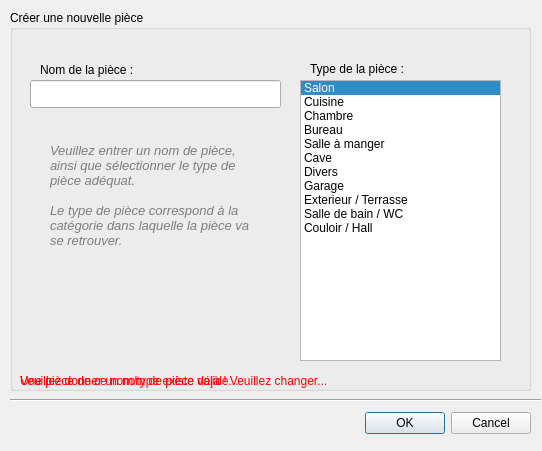
<?xml version="1.0" encoding="UTF-8"?>
<ui version="4.0">
 <class>DialogNewRoom</class>
 <widget class="QDialog" name="DialogNewRoom">
  <property name="geometry">
   <rect>
    <x>0</x>
    <y>0</y>
    <width>542</width>
    <height>451</height>
   </rect>
  </property>
  <property name="sizePolicy">
   <sizepolicy hsizetype="Fixed" vsizetype="Fixed">
    <horstretch>0</horstretch>
    <verstretch>0</verstretch>
   </sizepolicy>
  </property>
  <property name="minimumSize">
   <size>
    <width>542</width>
    <height>451</height>
   </size>
  </property>
  <property name="maximumSize">
   <size>
    <width>542</width>
    <height>451</height>
   </size>
  </property>
  <property name="font">
   <font>
    <weight>50</weight>
    <bold>false</bold>
   </font>
  </property>
  <property name="windowTitle">
   <string>Nouvelle piece...</string>
  </property>
  <property name="windowIcon">
   <iconset resource="resources.qrc">
    <normaloff>:/img/rooms/various_small.png</normaloff>:/img/rooms/various_small.png</iconset>
  </property>
  <property name="modal">
   <bool>true</bool>
  </property>
  <widget class="QDialogButtonBox" name="buttonBox">
   <property name="geometry">
    <rect>
     <x>10</x>
     <y>410</y>
     <width>521</width>
     <height>27</height>
    </rect>
   </property>
   <property name="orientation">
    <enum>Qt::Horizontal</enum>
   </property>
   <property name="standardButtons">
    <set>QDialogButtonBox::Cancel|QDialogButtonBox::Ok</set>
   </property>
  </widget>
  <widget class="Line" name="line">
   <property name="geometry">
    <rect>
     <x>10</x>
     <y>390</y>
     <width>531</width>
     <height>20</height>
    </rect>
   </property>
   <property name="orientation">
    <enum>Qt::Horizontal</enum>
   </property>
  </widget>
  <widget class="QGroupBox" name="groupBox">
   <property name="geometry">
    <rect>
     <x>10</x>
     <y>10</y>
     <width>521</width>
     <height>381</height>
    </rect>
   </property>
   <property name="title">
    <string>Créer une nouvelle pièce</string>
   </property>
   <widget class="QLabel" name="label_2">
    <property name="geometry">
     <rect>
      <x>300</x>
      <y>50</y>
      <width>120</width>
      <height>18</height>
     </rect>
    </property>
    <property name="text">
     <string>Type de la pièce :</string>
    </property>
   </widget>
   <widget class="QLabel" name="label">
    <property name="geometry">
     <rect>
      <x>30</x>
      <y>50</y>
      <width>231</width>
      <height>20</height>
     </rect>
    </property>
    <property name="text">
     <string>Nom de la pièce :</string>
    </property>
   </widget>
   <widget class="QLineEdit" name="edit_name">
    <property name="geometry">
     <rect>
      <x>20</x>
      <y>70</y>
      <width>251</width>
      <height>28</height>
     </rect>
    </property>
   </widget>
   <widget class="QListWidget" name="list_type">
    <property name="geometry">
     <rect>
      <x>290</x>
      <y>70</y>
      <width>201</width>
      <height>281</height>
     </rect>
    </property>
    <property name="selectionRectVisible">
     <bool>true</bool>
    </property>
    <property name="currentRow">
     <number>0</number>
    </property>
    <item>
     <property name="text">
      <string>Salon</string>
     </property>
     <property name="flags">
      <set>ItemIsSelectable|ItemIsUserCheckable|ItemIsEnabled</set>
     </property>
    </item>
    <item>
     <property name="text">
      <string>Cuisine</string>
     </property>
    </item>
    <item>
     <property name="text">
      <string>Chambre</string>
     </property>
    </item>
    <item>
     <property name="text">
      <string>Bureau</string>
     </property>
    </item>
    <item>
     <property name="text">
      <string>Salle à manger</string>
     </property>
    </item>
    <item>
     <property name="text">
      <string>Cave</string>
     </property>
    </item>
    <item>
     <property name="text">
      <string>Divers</string>
     </property>
    </item>
    <item>
     <property name="text">
      <string>Garage</string>
     </property>
    </item>
    <item>
     <property name="text">
      <string>Exterieur / Terrasse</string>
     </property>
    </item>
    <item>
     <property name="text">
      <string>Salle de bain / WC</string>
     </property>
    </item>
    <item>
     <property name="text">
      <string>Couloir / Hall</string>
     </property>
    </item>
   </widget>
   <widget class="QLabel" name="label_3">
    <property name="geometry">
     <rect>
      <x>40</x>
      <y>120</y>
      <width>201</width>
      <height>131</height>
     </rect>
    </property>
    <property name="palette">
     <palette>
      <active>
       <colorrole role="WindowText">
        <brush brushstyle="SolidPattern">
         <color alpha="255">
          <red>126</red>
          <green>126</green>
          <blue>126</blue>
         </color>
        </brush>
       </colorrole>
       <colorrole role="Text">
        <brush brushstyle="SolidPattern">
         <color alpha="255">
          <red>0</red>
          <green>0</green>
          <blue>0</blue>
         </color>
        </brush>
       </colorrole>
      </active>
      <inactive>
       <colorrole role="WindowText">
        <brush brushstyle="SolidPattern">
         <color alpha="255">
          <red>126</red>
          <green>126</green>
          <blue>126</blue>
         </color>
        </brush>
       </colorrole>
       <colorrole role="Text">
        <brush brushstyle="SolidPattern">
         <color alpha="255">
          <red>0</red>
          <green>0</green>
          <blue>0</blue>
         </color>
        </brush>
       </colorrole>
      </inactive>
      <disabled>
       <colorrole role="WindowText">
        <brush brushstyle="SolidPattern">
         <color alpha="255">
          <red>146</red>
          <green>145</green>
          <blue>144</blue>
         </color>
        </brush>
       </colorrole>
       <colorrole role="Text">
        <brush brushstyle="SolidPattern">
         <color alpha="255">
          <red>165</red>
          <green>164</green>
          <blue>164</blue>
         </color>
        </brush>
       </colorrole>
      </disabled>
     </palette>
    </property>
    <property name="font">
     <font>
      <italic>true</italic>
     </font>
    </property>
    <property name="text">
     <string>&lt;!DOCTYPE HTML PUBLIC &quot;-//W3C//DTD HTML 4.0//EN&quot; &quot;http://www.w3.org/TR/REC-html40/strict.dtd&quot;&gt;
&lt;html&gt;&lt;head&gt;&lt;meta name=&quot;qrichtext&quot; content=&quot;1&quot; /&gt;&lt;style type=&quot;text/css&quot;&gt;
p, li { white-space: pre-wrap; }
&lt;/style&gt;&lt;/head&gt;&lt;body style=&quot; font-family:'DejaVu Sans'; font-size:10pt; font-weight:400; font-style:normal;&quot;&gt;
&lt;p style=&quot; margin-top:0px; margin-bottom:0px; margin-left:0px; margin-right:0px; -qt-block-indent:0; text-indent:0px;&quot;&gt;&lt;span style=&quot; font-style:italic;&quot;&gt;Veuillez entrer un nom de pièce, ainsi que sélectionner le type de pièce adéquat.&lt;/span&gt;&lt;/p&gt;
&lt;p style=&quot;-qt-paragraph-type:empty; margin-top:0px; margin-bottom:0px; margin-left:0px; margin-right:0px; -qt-block-indent:0; text-indent:0px; font-style:italic;&quot;&gt;&lt;/p&gt;
&lt;p style=&quot; margin-top:0px; margin-bottom:0px; margin-left:0px; margin-right:0px; -qt-block-indent:0; text-indent:0px;&quot;&gt;&lt;span style=&quot; font-style:italic;&quot;&gt;Le type de pièce correspond à la catégorie dans laquelle la pièce va se retrouver.&lt;/span&gt;&lt;/p&gt;&lt;/body&gt;&lt;/html&gt;</string>
    </property>
    <property name="textFormat">
     <enum>Qt::AutoText</enum>
    </property>
    <property name="wordWrap">
     <bool>true</bool>
    </property>
   </widget>
   <widget class="QLabel" name="label_error_exists">
    <property name="geometry">
     <rect>
      <x>10</x>
      <y>360</y>
      <width>501</width>
      <height>21</height>
     </rect>
    </property>
    <property name="sizePolicy">
     <sizepolicy hsizetype="Fixed" vsizetype="Fixed">
      <horstretch>0</horstretch>
      <verstretch>0</verstretch>
     </sizepolicy>
    </property>
    <property name="palette">
     <palette>
      <active>
       <colorrole role="WindowText">
        <brush brushstyle="SolidPattern">
         <color alpha="255">
          <red>255</red>
          <green>0</green>
          <blue>0</blue>
         </color>
        </brush>
       </colorrole>
      </active>
      <inactive>
       <colorrole role="WindowText">
        <brush brushstyle="SolidPattern">
         <color alpha="255">
          <red>255</red>
          <green>0</green>
          <blue>0</blue>
         </color>
        </brush>
       </colorrole>
      </inactive>
      <disabled>
       <colorrole role="WindowText">
        <brush brushstyle="SolidPattern">
         <color alpha="255">
          <red>146</red>
          <green>145</green>
          <blue>144</blue>
         </color>
        </brush>
       </colorrole>
      </disabled>
     </palette>
    </property>
    <property name="text">
     <string>Une pièce de ce nom/type existe déjà ! Veuillez changer...</string>
    </property>
   </widget>
   <widget class="QLabel" name="label_error_empty">
    <property name="geometry">
     <rect>
      <x>10</x>
      <y>360</y>
      <width>501</width>
      <height>21</height>
     </rect>
    </property>
    <property name="sizePolicy">
     <sizepolicy hsizetype="Fixed" vsizetype="Fixed">
      <horstretch>0</horstretch>
      <verstretch>0</verstretch>
     </sizepolicy>
    </property>
    <property name="palette">
     <palette>
      <active>
       <colorrole role="WindowText">
        <brush brushstyle="SolidPattern">
         <color alpha="255">
          <red>255</red>
          <green>0</green>
          <blue>0</blue>
         </color>
        </brush>
       </colorrole>
      </active>
      <inactive>
       <colorrole role="WindowText">
        <brush brushstyle="SolidPattern">
         <color alpha="255">
          <red>255</red>
          <green>0</green>
          <blue>0</blue>
         </color>
        </brush>
       </colorrole>
      </inactive>
      <disabled>
       <colorrole role="WindowText">
        <brush brushstyle="SolidPattern">
         <color alpha="255">
          <red>146</red>
          <green>145</green>
          <blue>144</blue>
         </color>
        </brush>
       </colorrole>
      </disabled>
     </palette>
    </property>
    <property name="text">
     <string>Veuillez donner un nom de pièce valide...</string>
    </property>
   </widget>
  </widget>
 </widget>
 <resources>
  <include location="resources.qrc"/>
 </resources>
 <connections>
  <connection>
   <sender>buttonBox</sender>
   <signal>rejected()</signal>
   <receiver>DialogNewRoom</receiver>
   <slot>reject()</slot>
   <hints>
    <hint type="sourcelabel">
     <x>316</x>
     <y>260</y>
    </hint>
    <hint type="destinationlabel">
     <x>286</x>
     <y>274</y>
    </hint>
   </hints>
  </connection>
 </connections>
</ui>
